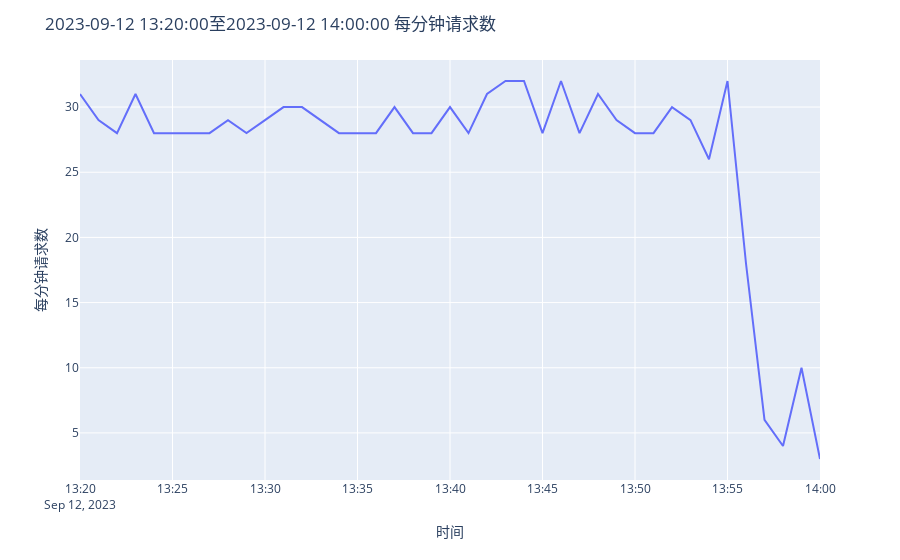
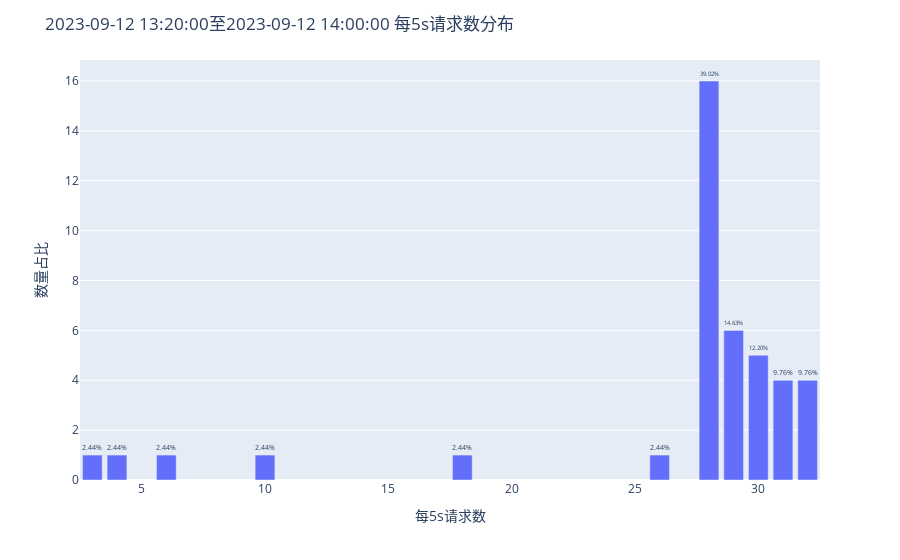

Here is the notebook cell these charts were saved with, in order:
### Markdown cell above
## 请求分布

### Code cell
df_task_p = df_task.copy()
df_task_p.index = pd.to_datetime(df_task_p['time'])
df_task_p = df_task_p.resample('60s').count()
df_task_p['time'] = df_task_p.index
print(df_task_p)
# df_task_p = df_task_p[(df_task_p['time'].dt.hour >= 8) & (df_task_p['time'].dt.hour < 20)]


# 绘制直线图
fig = px.line(x=df_task_p.index, y=df_task_p['task_id'])
fig.update_layout(
    title=f'{df_task_p.index.min()}至{df_task_p.index.max()} 每分钟请求数',
    xaxis_title='时间',
    yaxis_title='每分钟请求数'
)
# 显示图形
fig.show()

df_task_cout = df_task_p['task_id'].value_counts()
print(df_task_cout)
df_task_cout = pd.DataFrame(df_task_cout).sort_index()
# df_task_cout = df_task_cout.drop(index=0)
df_task_cout = df_task_cout.reset_index()
df_task_cout.columns = ['task_num_per_n_sec', 'count']
df_task_cout['percent'] = df_task_cout['count']/df_task_cout['count'].sum()*100


# 绘制条形图
fig = px.bar(df_task_cout, x='task_num_per_n_sec', y='count', text='percent')
fig.update_traces(texttemplate='%{text:.2f}%', textposition='outside')
fig.update_layout(
    title=f'{df_task_p.index.min()}至{df_task_p.index.max()} 每5s请求数分布',
    xaxis_title='每5s请求数',
    yaxis_title='数量占比'
)
fig.show()

### Figure 1 — Plotly figure (JSON) as saved in the notebook; plotly's stock layout.template omitted (floating-point values rounded to 4 significant figures)
{"data": [{"hovertemplate": "x=%{x}<br>y=%{y}<extra></extra>", "legendgroup": "", "line": {"color": "#636efa", "dash": "solid"}, "marker": {"symbol": "circle"}, "mode": "lines", "name": "", "orientation": "v", "showlegend": false, "type": "scatter", "x": ["2023-09-12T13:20:00", "2023-09-12T13:21:00", "2023-09-12T13:22:00", "2023-09-12T13:23:00", "2023-09-12T13:24:00", "2023-09-12T13:25:00", "2023-09-12T13:26:00", "2023-09-12T13:27:00", "2023-09-12T13:28:00", "2023-09-12T13:29:00", "2023-09-12T13:30:00", "2023-09-12T13:31:00", "2023-09-12T13:32:00", "2023-09-12T13:33:00", "2023-09-12T13:34:00", "2023-09-12T13:35:00", "2023-09-12T13:36:00", "2023-09-12T13:37:00", "2023-09-12T13:38:00", "2023-09-12T13:39:00", "2023-09-12T13:40:00", "2023-09-12T13:41:00", "2023-09-12T13:42:00", "2023-09-12T13:43:00", "2023-09-12T13:44:00", "2023-09-12T13:45:00", "2023-09-12T13:46:00", "2023-09-12T13:47:00", "2023-09-12T13:48:00", "2023-09-12T13:49:00", "2023-09-12T13:50:00", "2023-09-12T13:51:00", "2023-09-12T13:52:00", "2023-09-12T13:53:00", "2023-09-12T13:54:00", "2023-09-12T13:55:00", "2023-09-12T13:56:00", "2023-09-12T13:57:00", "2023-09-12T13:58:00", "2023-09-12T13:59:00", "2023-09-12T14:00:00"], "xaxis": "x", "y": [31, 29, 28, 31, 28, 28, 28, 28, 29, 28, 29, 30, 30, 29, 28, 28, 28, 30, 28, 28, 30, 28, 31, 32, 32, 28, 32, 28, 31, 29, 28, 28, 30, 29, 26, 32, 18, 6, 4, 10, 3], "yaxis": "y"}], "layout": {"legend": {"tracegroupgap": 0}, "margin": {"t": 60}, "title": {"text": "2023-09-12 13:20:00至2023-09-12 14:00:00 每分钟请求数"}, "xaxis": {"anchor": "y", "domain": [0, 1], "title": {"text": "时间"}}, "yaxis": {"anchor": "x", "domain": [0, 1], "title": {"text": "每分钟请求数"}}}}

### Figure 2 — Plotly figure (JSON) as saved in the notebook; plotly's stock layout.template omitted (floating-point values rounded to 4 significant figures)
{"data": [{"alignmentgroup": "True", "hovertemplate": "task_num_per_n_sec=%{x}<br>count=%{y}<br>percent=%{text}<extra></extra>", "legendgroup": "", "marker": {"color": "#636efa", "pattern": {"shape": ""}}, "name": "", "offsetgroup": "", "orientation": "v", "showlegend": false, "text": [2.439, 2.439, 2.439, 2.439, 2.439, 2.439, 39.02, 14.63, 12.2, 9.756, 9.756], "textposition": "outside", "texttemplate": "%{text:.2f}%", "type": "bar", "x": [3, 4, 6, 10, 18, 26, 28, 29, 30, 31, 32], "xaxis": "x", "y": [1, 1, 1, 1, 1, 1, 16, 6, 5, 4, 4], "yaxis": "y"}], "layout": {"barmode": "relative", "legend": {"tracegroupgap": 0}, "margin": {"t": 60}, "title": {"text": "2023-09-12 13:20:00至2023-09-12 14:00:00 每5s请求数分布"}, "xaxis": {"anchor": "y", "domain": [0, 1], "title": {"text": "每5s请求数"}}, "yaxis": {"anchor": "x", "domain": [0, 1], "title": {"text": "数量占比"}}}}
